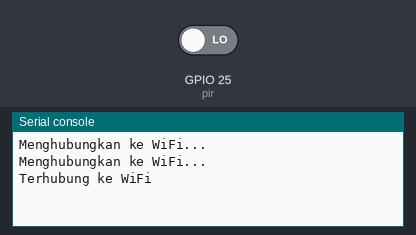
Simulated run of this program. Board: ESP32 board running MicroPython. On the bench: the last lines printed to the serial console. The test bench sets the inputs (shaded band); at power-on: GPIO 25 (pir) LOW. WiFi joins after 1.5 s; requests to the public web service named in the program get a made-up reply in its usual format after 0.4 s (London, UTC, broken clouds, 64 % humidity, 1013 hPa unless stated).

Above: at 3.2 s.
3.3 s: GPIO 25 (pir) driven HIGH
At 4.9 s:
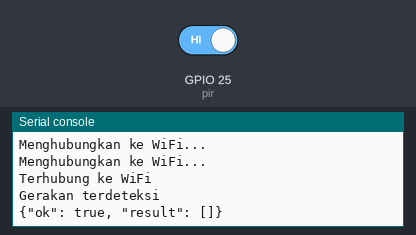
5.9 s: GPIO 25 (pir) driven LOW
At 6.66 s:
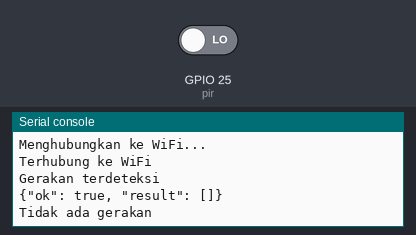

Measured:
- after the input at 3.3 s, the serial console: prints a new line after 0.70 s (image 1)
- after the input at 5.9 s, the serial console: prints a new line after 0.50 s (image 2)

The program:

pirtelegram.py
```python
import network
import urequests
import time
from machine import Pin

# Konfigurasi WiFi
SSID = "nama_wifi"
PASSWORD = "password_wifi"

# Konfigurasi Telegram
TELEGRAM_TOKEN = "token_bot_telegram"
TELEGRAM_CHAT_ID = "chat_id_telegram"

# Inisialisasi pin sensor PIR
pir = Pin(25, Pin.IN)

# Inisialisasi WiFi
wlan = network.WLAN(network.STA_IF)
wlan.active(True)
wlan.connect(SSID, PASSWORD)

while not wlan.isconnected():
    print("Menghubungkan ke WiFi...")
    time.sleep(1)

print("Terhubung ke WiFi")

def kirim_pesan_telegram(pesan):
    url = f"https://api.telegram.org/bot{TELEGRAM_TOKEN}/sendMessage"
    headers = {"Content-Type": "application/json"}
    data = '{"chat_id": "' + TELEGRAM_CHAT_ID + '", "text": "' + pesan + '"}'
    response = urequests.post(url, headers=headers, data=data)
    print(response.text)

status_sebelumnya = 0

while True:
    # Baca status sensor PIR
    status_sekarang = pir.value()
    if status_sekarang != status_sebelumnya:
        if status_sekarang == 1:
            print("Gerakan terdeteksi")
            kirim_pesan_telegram("Gerakan terdeteksi")
        else:
            print("Tidak ada gerakan")
            kirim_pesan_telegram("Tidak ada gerakan")
        status_sebelumnya = status_sekarang

    time.sleep(1)
```
